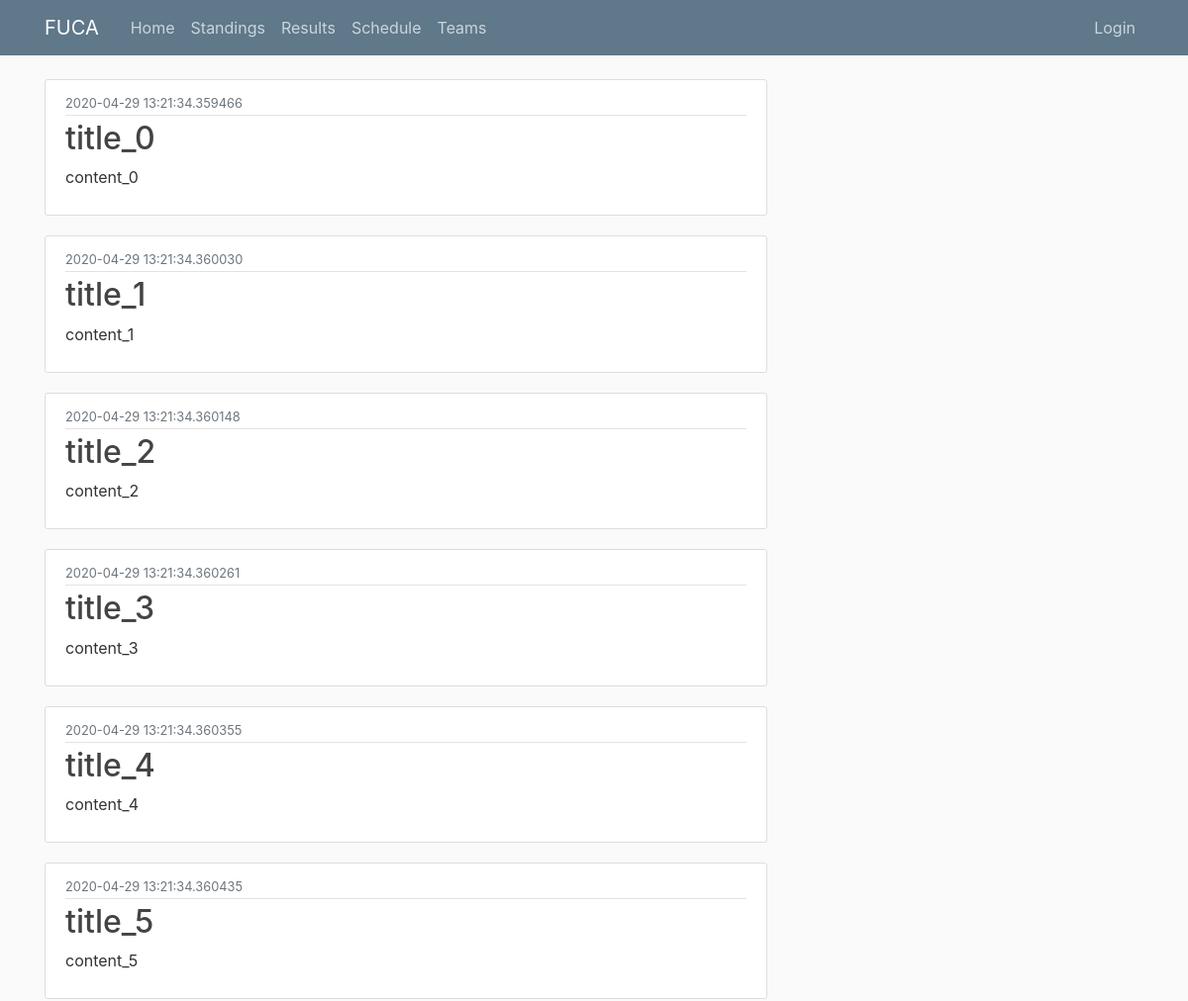
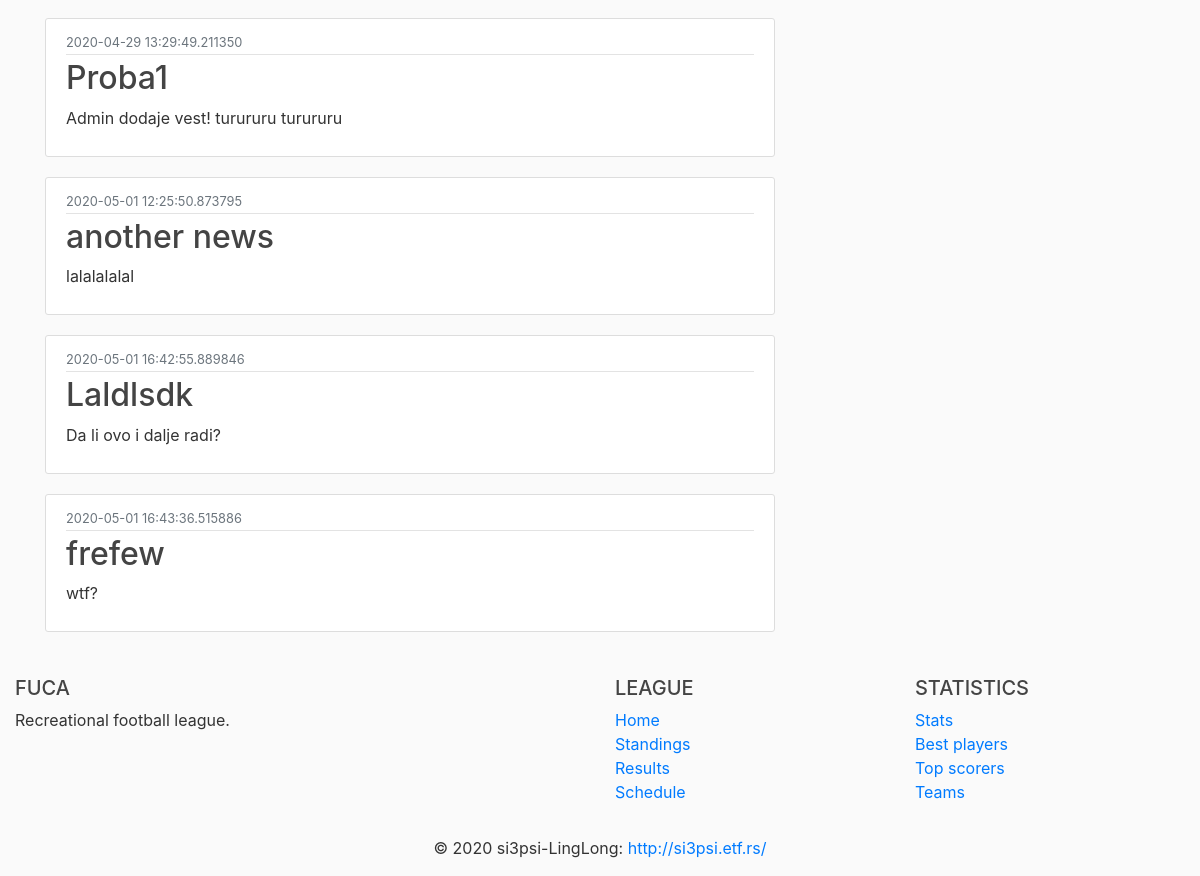
Page /home on the earlier database version (2 pictures, top to bottom).
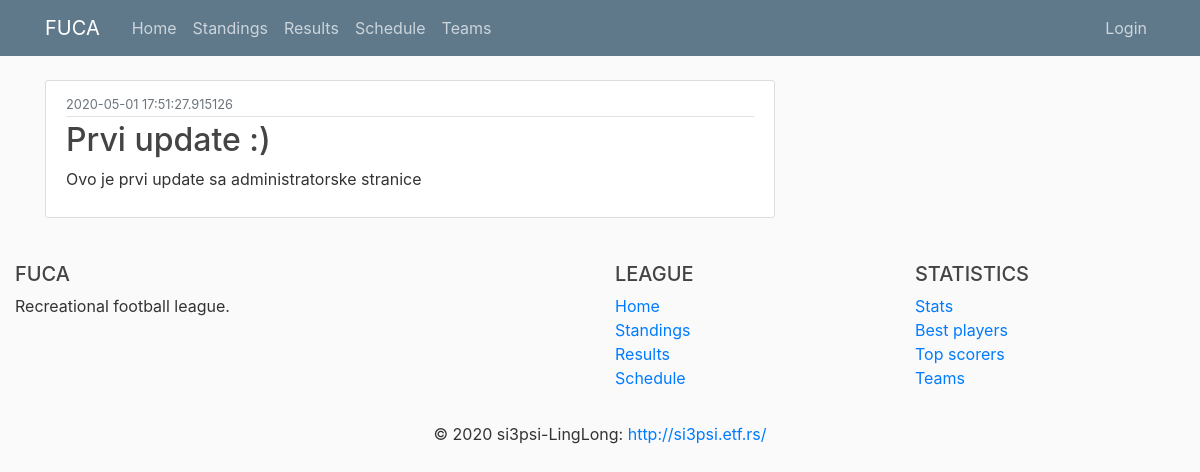
Same page on the later database version.
### fuca/models.py (models this page shows, shortened)
class News(db.Model):
    __tablename__ = 'news'
    id          = db.Column(db.Integer,     primary_key=True)
    date        = db.Column(db.DateTime,    nullable=False, default=datetime.utcnow)
    title       = db.Column(db.String(100), nullable=False)
    content     = db.Column(db.Text,        nullable=False)
    def jinja_dict(self):
        return {'title'         : self.title,
                'content'       : self.content,
                'date'          : str(self.date),
                'id'            : self.id}

### fuca/routes/home_routes.py (the view)
@app.route("/")
@app.route("/home")
def home():
    news_db = News.query.all()
    news_list = [news.jinja_dict() for news in news_db]
    return render_template('home/home.html', newslist=news_list)

### fuca/templates/home/home.html
{% extends 'home/layout.html' %}
{% block content %}
    {% for news in newslist %}
        <article class="media content-section">
            <div class="media-body">
            <div class="article-metadata">
                <small class="text-muted">{{ news.date }}</small>
            </div>
            <h2><a class="article-title" href="#">{{ news.title }}</a></h2>
            <p class="article-content">{{ news.content }}</p>
            </div>
        </article>
    {% endfor %}
{% endblock content %}

### fuca/templates/home/layout.html (shortened to what this page needs)
<!DOCTYPE html>
<html>
    <head>
        <link   rel="stylesheet"
                href="https://maxcdn.bootstrapcdn.com/bootstrap/4.0.0/css/bootstrap.min.css"
>
        <link rel="stylesheet" type="text/css" href="{{ url_for('static', filename='main.css') }}">
    </head>
    <body>
        <header class="site-header">
            <nav class="navbar navbar-expand-md navbar-dark bg-steel fixed-top">
                <div class="container">
                    <a class="navbar-brand mr-4" href="/">FUCA</a>
                    <div class="collapse navbar-collapse" id="navbarToggle">
                        <div class="navbar-nav mr-auto">
                            <a class="nav-item nav-link" href="{{ url_for('home') }}"> Home</a>
                            <a class="nav-item nav-link" href="{{ url_for('standings') }}"> Standings </a>
                            <a class="nav-item nav-link" href="{{ url_for('results') }}"> Results </a>
                            <a class="nav-item nav-link" href="{{ url_for('schedule') }}"> Schedule </a>
                            <a class="nav-item nav-link" href="{{ url_for('teams') }}"> Teams </a>
                        </div>
                        <div class="navbar-nav">
                            <a class="nav-item nav-link" href="{{ url_for('login') }}">Login</a>
                        </div>
                    </div>
                </div>
            </nav>
        </header>
        <main role="main" class="container">
            <div class="row">
                <div class="col-md-8">
                    {% block content %}{% endblock %}
                </div>
            </div>
        </main>
        <footer class="page-footer font-small blue pt-4">
            <div class="container-fluid text-center text-md-left">
                <div class="row">
                    <div class="col-md-6 mt-md-0 mt-3">
                        <h5 class="text-uppercase">FUCA</h5>
                        <p>Recreational football league.</p>
                    </div>
                    <div class="col-md-3 mb-md-0 mb-3">
                        <h5 class="text-uppercase">League</h5>
                        <ul class="list-unstyled">
                            <li>
                                <a href="#!">Home</a>
                            </li>
                            <li>
                                <a href="#!">Standings</a>
                            </li>
                            <li>
                                <a href="#!">Results</a>
                            </li>
                            <li>
                                <a href="#!">Schedule</a>
                            </li>
                        </ul>
                    </div>
                    <div class="col-md-3 mb-md-0 mb-3">
                        <h5 class="text-uppercase">Statistics</h5>
                        <ul class="list-unstyled">
                            <li>
                                <a href="#!">Stats</a>
                            </li>
                            <li>
                                <a href="#!">Best players</a>
                            </li>
                            <li>
                                <a href="#!">Top scorers</a>
                            </li>
                            <li>
                                <a href="#!">Teams</a>
                            </li>
                        </ul>
                    </div>
                </div>
            </div>
            <div class="footer-copyright text-center py-3">© 2020 si3psi-LingLong:
                <a href="http://si3psi.etf.rs/"> http://si3psi.etf.rs/ </a>
            </div>
        </footer>
    </body>
</html>

### fuca/static/main.css (style rules this page uses)
body { background: #fafafa; color: #333333; margin-top: 5rem; }
h1, h2, h3, h4, h5, h6 { color: #444444; }
.bg-steel { background-color: #5f788a; }
.site-header .navbar-nav .nav-link { color: #cbd5db; }
.content-section { background: #ffffff; padding: 10px 20px; border: 1px solid #dddddd; border-radius: 3px; margin-bottom: 20px; }
.article-title { color: #444444; }
.article-content { white-space: pre-line; }
.article-metadata { padding-bottom: 1px; margin-bottom: 4px; border-bottom: 1px solid #e3e3e3 }

Differences in the rows shown:
removed News: date "2020-04-29 13:21:34.359466", title "title_0", content "content_0"
removed News: date "2020-04-29 13:21:34.360030", title "title_1", content "content_1"
removed News: date "2020-04-29 13:21:34.360148", title "title_2", content "content_2"
removed News: date "2020-04-29 13:21:34.360261", title "title_3", content "content_3"
removed News: date "2020-04-29 13:21:34.360355", title "title_4", content "content_4"
removed News: date "2020-04-29 13:21:34.360435", title "title_5", content "content_5"
removed News: date "2020-04-29 13:29:49.211350", title "Proba1", content "Admin dodaje vest! turururu turururu"
removed News: date "2020-05-01 12:25:50.873795", title "another news", content "lalalalalal"
removed News: date "2020-05-01 16:42:55.889846", title "Laldlsdk", content "Da li ovo i dalje radi?"
removed News: date "2020-05-01 16:43:36.515886", title "frefew", content "wtf?"
added News: date "2020-05-01 17:51:27.915126", title "Prvi update :)", content "Ovo je prvi update sa administratorske stranice"
